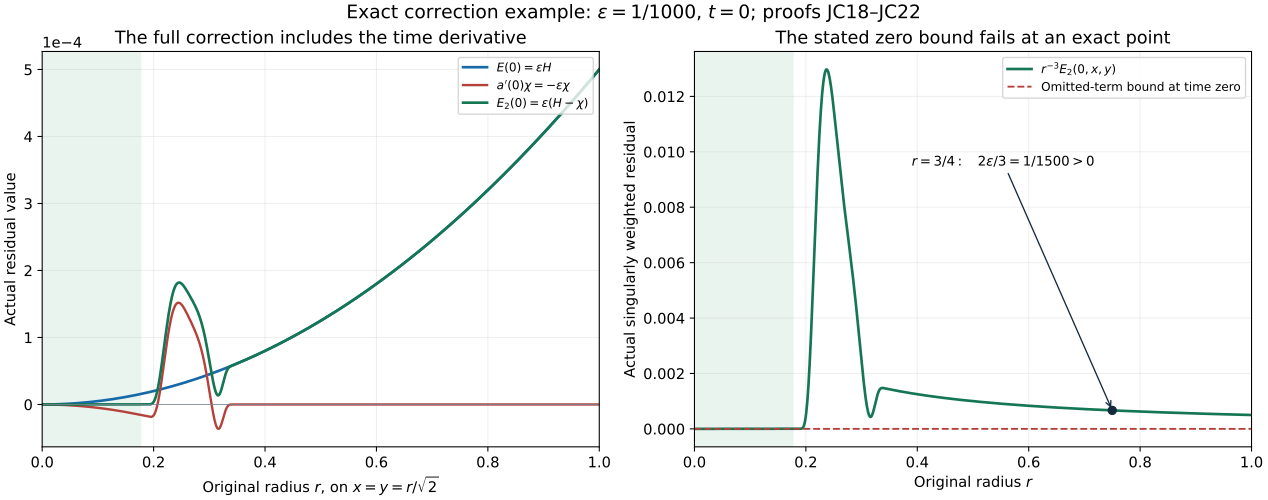

The script that saved this image:
"""Original-coordinate illustration of JC18–JC22; sampled curves, exact witness."""
from pathlib import Path
import json,hashlib
import numpy as np
import matplotlib
matplotlib.use('Agg')
import matplotlib.pyplot as plt
R=Path(__file__).resolve().parent
def cutoff(s):
    z=(1/16-s*s)/(3/64)
    value=np.zeros_like(s); first=np.zeros_like(s); second=np.zeros_like(s)
    value[z>=1]=1
    mid=(z>0)&(z<1); zm=z[mid]
    q=-1/zm+1/(1-zm)
    th=np.empty_like(q);pos=q>=0
    th[pos]=1/(1+np.exp(-q[pos])); eq=np.exp(q[~pos]);th[~pos]=eq/(1+eq)
    qp=1/zm**2+1/(1-zm)**2; qpp=-2/zm**3+2/(1-zm)**3
    thp=th*(1-th)*qp; thpp=th*(1-th)*((1-2*th)*qp**2+qpp)
    zp=-128*s[mid]/3; zpp=-128/3
    value[mid]=th; first[mid]=thp*zp; second[mid]=thpp*zp*zp+thp*zpp
    return value,first,second
radius=np.linspace(1/2000,1,4001);x=radius/np.sqrt(2);y=x.copy()
k,kp,kpp=cutoff(x);ell,ellp,ellpp=cutoff(y)
chi=x*y*k*ell+y**3*kp*ell/3+x*y**3*kpp*ell/6+x*y*y*k*ellp+x*y**3*k*ellpp/6
epsilon=1/1000;H=x*y
raw=epsilon*H;correction=-epsilon*chi;residual=raw+correction
# On this inner region both cutoffs are exactly one, so cancellation is exact.
inner=radius<=np.sqrt(2)/8
residual[inner]=0
weighted=residual/radius**3
plt.rcParams.update({'font.family':'DejaVu Sans','font.size':11})
fig,axes=plt.subplots(1,2,figsize=(13.2,5.2),layout='constrained')
ax=axes[0]
ax.plot(radius,raw,label=r'$E(0)=\varepsilon H$',color='#1669a8',lw=2)
ax.plot(radius,correction,label=r"$a'(0)\chi=-\varepsilon\chi$",color='#b4413c',lw=1.8)
ax.plot(radius,residual,label=r'$E_2(0)=\varepsilon(H-\chi)$',color='#147653',lw=2)
ax.axhline(0,color='#768493',lw=.6)
ax.axvspan(0,np.sqrt(2)/8,color='#dcece5',alpha=.6)
ax.set(xlabel=r'Original radius $r$, on $x=y=r/\sqrt{2}$',ylabel='Actual residual value',title='The full correction includes the time derivative')
ax.ticklabel_format(axis='y',style='sci',scilimits=(0,0));ax.legend(loc='upper right',fontsize=9)
ax=axes[1]
ax.plot(radius,weighted,color='#147653',lw=2,label=r'$r^{-3}E_2(0,x,y)$')
ax.axhline(0,color='#b4413c',linestyle='--',lw=1.4,label='Omitted-term bound at time zero')
ax.axvspan(0,np.sqrt(2)/8,color='#dcece5',alpha=.6)
point=(3/4,1/1500)
ax.scatter(*point,color='#14293d',zorder=5)
ax.annotate(r'$r=3/4:\quad 2\varepsilon/3=1/1500>0$',xy=point,xytext=(.39,.0095),arrowprops={'arrowstyle':'->','color':'#14293d'},fontsize=10)
ax.set(xlabel=r'Original radius $r$',ylabel='Actual singularly weighted residual',title='The stated zero bound fails at an exact point')
ax.legend(loc='upper right',fontsize=9)
for ax in axes:
    ax.grid(alpha=.2);ax.set_xlim(0,1)
fig.suptitle(r'Exact correction example: $\varepsilon=1/1000$, $t=0$; proofs JC18–JC22',fontsize=14)
fig.savefig(R/'chen-hou-exact-jet-correction.png',dpi=170)
fig.savefig(R/'chen-hou-exact-jet-correction.svg')
out=dict(epsilon='1/1000',ray='x=y=r/sqrt(2)',time=0,exact_witness={'radius':'3/4','x':'3/(4 sqrt(2))','y':'3/(4 sqrt(2))','weighted_residual':'1/1500','omitted_bound':'0'},
 curve_scope='Floating-point samples of explicit smooth functions; witness value and inequalities are proved exactly in JC18–JC22.',
 support_chi_radius='sqrt(2)/4',inner_cancellation_radius='sqrt(2)/8',
 samples=[dict(r=float(radius[i]),raw=float(raw[i]),correction=float(correction[i]),residual=float(residual[i]),weighted_residual=float(weighted[i])) for i in range(0,len(radius),20)])
(R/'chen-hou-exact-jet-samples.json').write_text(json.dumps(out,indent=2)+'\n',encoding='utf-8')
print(json.dumps({'figure':str(R/'chen-hou-exact-jet-correction.png'),'sha256':hashlib.sha256((R/'chen-hou-exact-jet-correction.png').read_bytes()).hexdigest(),'weighted_range':[float(weighted.min()),float(weighted.max())]}))
